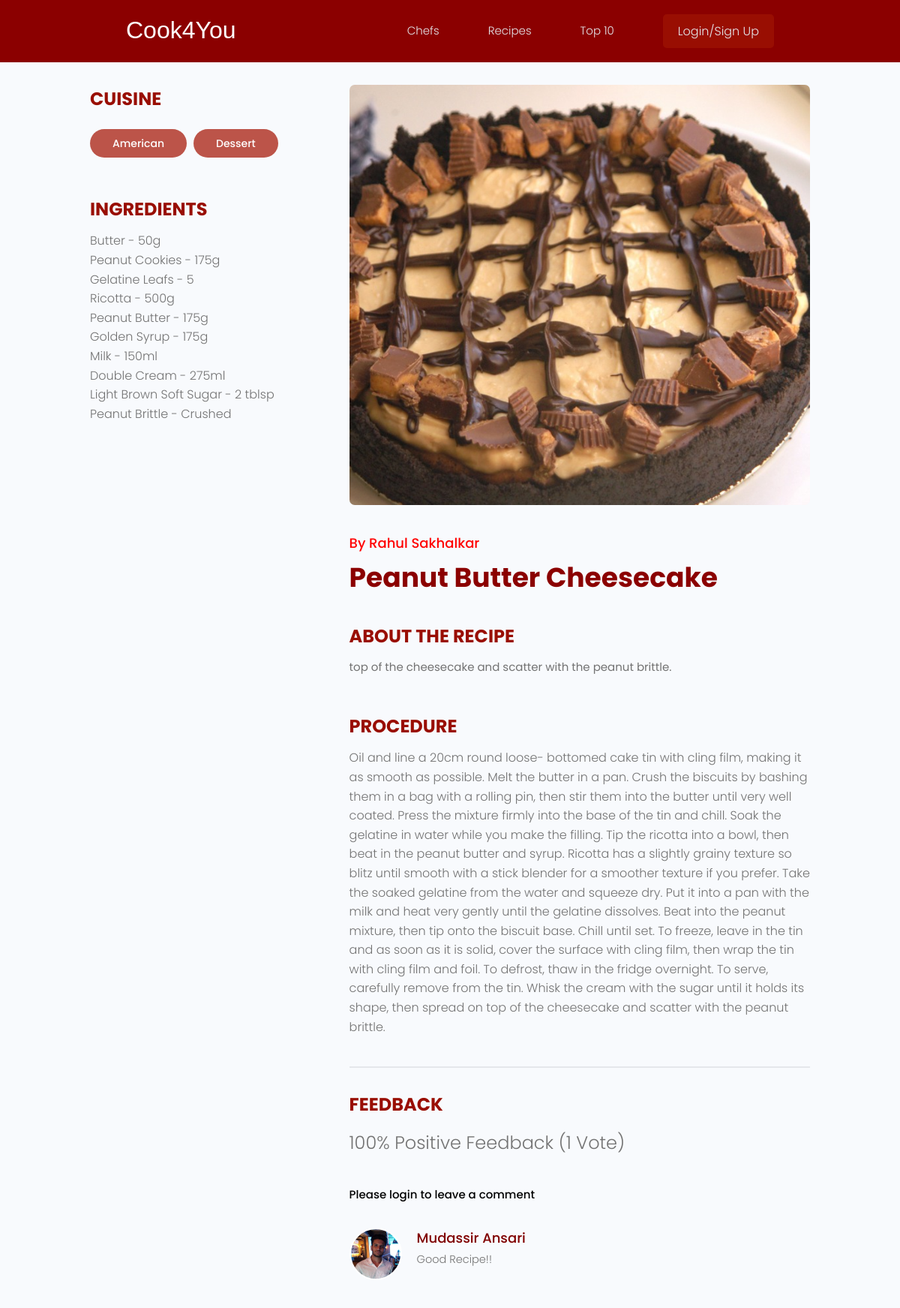
Screenshot of /recipe/eed8e8fa-8e41-4370-8c51-ebd8454242d9 with the database file from the repository.
### users/models.py (models this page shows, shortened)
class Cuisine(models.Model):
    name = models.CharField(max_length=200, null=True, blank=True)
    created = models.DateTimeField(auto_now_add=True)
    id = models.UUIDField(default=uuid.uuid4, primary_key=True, unique=True, editable=False)
    def __str__(self):
        return self.name

class Profile(models.Model):
    user = models.OneToOneField(User, on_delete=models.CASCADE, null=True, blank=True)
    name = models.CharField(max_length=200, null=True, blank=True)
    email = models.EmailField(max_length=200, null=True, blank=True)
    username = models.CharField(max_length=200, null=True, blank=True)
    profile = models.ImageField(null=True, blank=True, upload_to='profiles', default='profiles/default.png')
    location = models.CharField(max_length=200, null=True, blank=True)
    tagline = models.CharField(max_length=400,null=True, blank=True)
    bio = models.TextField(null=True, blank=True)
    cuisine = models.ManyToManyField('Cuisine', blank=True)
    social_twitter = models.CharField(max_length=200, null=True, blank=True)
    social_facebook = models.CharField(max_length=200, null=True, blank=True)
    social_instagram = models.CharField(max_length=200, null=True, blank=True)
    resume = models.CharField(max_length=500, null=True, blank=True)
    created = models.DateTimeField(auto_now_add=True)
    id = models.UUIDField(default=uuid.uuid4, primary_key=True, unique=True, editable=False)
    class Meta:
        ordering = ['-id']
    @property
    def imageURL(self):
        try:
            url = self.profile.url
        except:
            url = '/media/profiles/default.png'
        return url

### recipes/models.py (models this page shows, shortened)
class Recipe(models.Model):
    owner = models.ForeignKey(Profile, on_delete=models.CASCADE, null=True, blank=True)
    title = models.CharField(max_length=200, null=True, blank=True)
    description = models.CharField(max_length=250, null=True, blank=True)
    ingredients = models.TextField(null=True, blank=True)
    procedure = models.TextField(null=True, blank=True)
    cuisine = models.ManyToManyField(Cuisine, blank=True)
    image = models.ImageField(null=True, blank=True, upload_to='recipes', default='profiles/default.png')
    vote_total = models.IntegerField(default=0, null=True, blank=True)
    vote_ratio = models.IntegerField(default=0, null=True, blank=True)
    created = models.DateTimeField(auto_now_add=True)
    id = models.UUIDField(default=uuid.uuid4, unique=True, primary_key=True, editable=False)
    class Meta:
        ordering = ['-id']
    @property
    def reviewers(self):
        queryset = self.review_set.all().values_list('owner__id', flat=True)
        return queryset
    @property
    def imageURL(self):
        try:
            url = self.image.url
        except:
            url = '/media/profiles/default.png'
        return url

class Review(models.Model):
    VOTE_TYPE = (
        ('up', 'Up Vote'),
        ('down', 'Down Vote')
    )
    owner = models.ForeignKey(Profile, on_delete=models.CASCADE, null=True, blank=True)
    recipe = models.ForeignKey(Recipe, on_delete=models.CASCADE)
    body = models.TextField(null=True, blank=True)
    value = models.CharField(max_length=40, choices=VOTE_TYPE)
    created = models.DateTimeField(auto_now_add=True)
    id = models.UUIDField(default=uuid.uuid4, unique=True, primary_key=True, editable=True)
    class Meta:
        unique_together = [['owner', 'recipe']]

### recipes/views.py (the view, shortened to what this page needs)
# urls.py: path('recipe/<str:pk>', views.single_recipe, name='single-recipe'),
def single_recipe(request, pk):
    recipe = Recipe.objects.get(id=pk)
    cuisines = recipe.cuisine.all()
    comments = recipe.review_set.all()
    form = ReviewForm()
    context = {'recipe': recipe, 'cuisines': cuisines, 'comments': comments, 'form': form}
    return render(request, 'recipes/single_recipe.html', context)

### recipes/templates/recipes/single_recipe.html (shortened to what this page needs)
{% extends 'main.html' %}
{% block content %}
<main class="singleProject my-md">
    <div class="container">
      <div class="layout">
        <div class="column column--1of3">
          <h3 class="singleProject__subtitle">Cuisine</h3>
          <div class="singleProject__toolStack">
            {% for cuisine in cuisines %}
            <span class="tag tag--pill tag--main tag--lg">
              <small>{{cuisine}}</small>
            </span>
            {% endfor %}
          </div>
          <h3 class="singleProject__subtitle">Ingredients</h3>
          <div class="singleProject__info">
            {{recipe.ingredients|linebreaks}}
          </div>
        </div>
        <div class="column column--2of3">
          <img class="singleProject__preview" style="object-position: center; height:70vh;" src="{{recipe.imageURL}}" alt="portfolio thumbnail" />
          <a href="{% url 'profile' recipe.owner.id %}" style="color: red;" class="singleProject__developer">By {{recipe.owner.name}}</a>
          <h2 class="singleProject__title">{{recipe.title}}</h2>
          <h3 class="singleProject__subtitle">About the Recipe</h3>
          <div class="singleProject__info">
            {{recipe.description}}
          </div>
          <br>
          <br>
          <h3 class="singleProject__subtitle">Procedure</h3>
          <div class="singleProject__info">
            {{recipe.procedure|linebreaks}}
          </div>
          <div class="comments">
            <h3 class="singleProject__subtitle">Feedback</h3>
            <h5 class="project--rating">
              {{ recipe.vote_ratio }}% Positive Feedback ({{ recipe.vote_total }} Vote{{ recipe.vote_total|pluralize:'s' }})
            </h5>
            {% if request.user.profile.id in recipe.reviewers %}
            <p>You have already submitted your review for this project</p>
            {% elif request.user.profile == recipe.owner %}
            <p>You cannot review your own work</p>
            {% else %}
            <a style="color: black;" href="{% url 'login' %}?next={{request.path}}">Please login to leave a comment</a>
            {% endif %}
            <div class="commentList">
              {% for comment in comments %}
              {% if comment.body %}
              <div class="comment">
                  <a href="{% url 'profile' comment.owner.id %}">
                      <img class="avatar avatar--md"
                          src="{{ comment.owner.imageURL }}"
                          alt="user" />
                  </a>
                  <div class="comment__details">
                      <a style="color: maroon;" href="{% url 'profile' comment.owner.id %}" class="comment__author">{{ comment.owner.name }}</a>
                      <p class="comment__info">{{ comment.body|linebreaksbr }}</p>
                  </div>
              </div>
              {% endif %}
              {% endfor %}
            </div>
          </div>
        </div>
      </div>
    </div>
  </main>
{% endblock %}

### static/styles/app.css (style rules this page uses)
:root { --color-sub:darkred; }
img { width: 100%; }
.singleProject .column--1of3 { order: 2; }
@media screen and (min-width: 1081px) { .singleProject .column--1of3 { order: 1; } }
@media screen and (min-width: 1081px) { .singleProject .column--2of3 { order: 2; } }
.singleProject__toolStack { margin-top: 2rem; margin-bottom: 4rem; }
.singleProject__preview { height: 50vh; object-fit: cover; object-position: top center; margin-bottom: 3rem; border-radius: 0.7rem; }
.singleProject__developer { font-size: 1.8rem; font-weight: 500; }
.singleProject__title { font-size: 3.6rem; font-weight: 700; color: var(--color-sub); margin-bottom: 3rem; }
.project--rating { margin-bottom: 1.6em; margin-top: .5em; }
.singleProject__subtitle { text-transform: uppercase; font-size: 2.4rem; font-weight: 700; color: var(--color-sub-light); margin-bottom: 1rem; }
.comments { margin-top: 4rem; padding-top: 3rem; border-top: 2px solid var(--color-light); }
.commentList { margin: 3rem 0; }
.comment { display: flex; gap: 2rem; }
.comment__author { font-size: 1.8rem; }
.comment__info { font-size: 1.45rem; }

### static/uikit/styles/modules/_variables.css (style rules this page uses)
:root { --color-main: white; --color-main-light: #bc5449; --color-sub: #990e02 ; --color-sub-light: #990e02; --color-sub-lighter: #d0312d; --color-text: #737373; --color-gray: #8b8b8b; --color-light: #e5e7eb; --color-light-gray: #767676; --color-bg: #f8fafd; --color-white: #fffefd; --color-white-light: #f3f3f3; --color-success: #359e64; --color-success-bg: #def8e8; --color-error: #fc4b0b; --color-error-bg: #fff2ee; --font-base: 'Poppins', arial, helvetica, 'Segoe UI', roboto, ubuntu, sans-serif; --font-monospace: 'Fira Code', 'Courier New', courier, monospace; --font-regular: 300; --font-medium: 500; --font-bold: 700; --generic-shadow: 1px 1px 5px #00000010; --generic-transition: all 0.3s ease-in-out; }

### static/uikit/styles/modules/_base.css (style rules this page uses)
* { margin: 0; padding: 0; box-sizing: border-box; text-rendering: optimizeLegibility; color: inherit; font-size: inherit; }
html { font-size: 50%; }
@media only screen and (min-width: 480px) { html { font-size: 56.25%; } }
@media only screen and (min-width: 1200px) { html { font-size: 62.5%; } }
body { line-height: 1.6; font-weight: 400; font-size: 1.5rem; color: var(--color-text); background-color: var(--color-bg); min-height: 100vh; }

### static/uikit/styles/modules/_typography.css (style rules this page uses)
* { font-family: var(--font-base); }
h2 { font-size: 3.6rem; font-weight: var(--font-bold); }
h3 { font-size: 3.2rem; font-weight: var(--font-medium); }
h5 { font-size: 2.4rem; font-weight: var(--font-medium); }
h5, h6 { font-weight: var(--font-regular); }
p, span, strong { font-size: 1.6rem; color: var(--color-text); font-weight: var(--font-regular); }
a { padding-bottom: 2px; text-decoration: none; display: inline-block; color: var(--color-main); font-weight: var(--font-medium); }

### static/uikit/styles/modules/_utilities.css (style rules this page uses)
.container { width: 92%; max-width: 165rem; margin: 0 auto; box-sizing: border-box; }
@media screen and (min-width: 1000px) { .container { width: 90%; } }
@media screen and (min-width: 1200px) { .container { width: 80%; } }
.my-md { margin: 3rem auto; }

### static/uikit/styles/modules/_avatar.css (style rules this page uses)
.avatar { border-radius: 50%; border: 2px solid var(--color-main); object-fit: cover; }
.avatar--md { height: 7rem; width: 7rem; }

### static/uikit/styles/modules/_tag.css (style rules this page uses)
.tag { display: inline-flex; align-items: center; background-color: var(--color-sub); height: -webkit-fit-content; height: -moz-fit-content; height: fit-content; width: -webkit-fit-content; width: -moz-fit-content; width: fit-content; border-radius: 0.5rem; padding: 0.5rem 1.5rem; font-size: 1.2rem; cursor: pointer; }
.tag:not(:last-child) { margin-right: 0.25rem; margin-bottom: 0.75rem; }
.tag > small { color: var(--color-white); }
.tag--pill { border-radius: 5rem; }
.tag--main, .tag--main > small { background: var(--color-main-light); color: var(--color-main); font-weight: 500; }
.tag--lg { padding: 0.8rem 3rem; font-size: 1.4rem; }
.tag--lg:not(:last-child) { margin-right: 0.5rem; margin-bottom: 1rem; }

### static/uikit/styles/modules/_layout.css (style rules this page uses)
.layout { display: flex; flex-flow: row wrap; justify-content: space-between; }
.layout > .column { margin-bottom: 3rem; }
.layout > .column.column--1of3 { flex-basis: 30%; }
.layout > .column.column--2of3 { flex-basis: 64%; }

### rows the page displays
Cuisine: name "American"
Cuisine: name "Dessert"
Recipe: ingredients "Butter - 50g Peanut Cookies - 175g Gelatine Leafs - 5 Ricotta - 500g Peanut Butter - 175g Golden Syrup - 175g Milk - 150ml Double Cream - 275ml Light Brown Soft Sugar - 2 tblsp Peanut Brittle - Crushed", imageURL (picture), owner.name "Rahul Sakhalkar", title "Peanut Butter Cheesecake", description "top of the cheesecake and scatter with the peanut brittle.", procedure "Oil and line a 20cm round loose- bottomed cake tin with cling film, making it as smooth as possible. Melt the butter in a pan. Crush the biscuits by bashing them in a bag with a rolling pin, then stir them into the butter until very well coated. Press the mixture firmly into the base of the tin and chill. Soak the gelatine in water while you make the filling. Tip the ricotta into a bowl, then beat in the peanut butter and syrup. Ricotta has a slightly grainy texture so blitz until smooth with a stick blender for a smoother texture if you prefer. Take the soaked gelatine from the water and squeeze dry. Put it into a pan with the milk and heat very gently until the gelatine dissolves. Beat…", vote_ratio "100", vote_total "1"
Review: owner.imageURL (picture), owner.name "Mudassir Ansari", body "Good Recipe!!"
